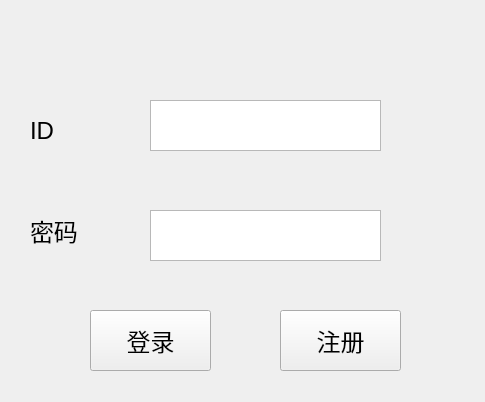
<?xml version="1.0" encoding="UTF-8"?>
<ui version="4.0">
 <class>Login</class>
 <widget class="QWidget" name="Login">
  <property name="geometry">
   <rect>
    <x>0</x>
    <y>0</y>
    <width>485</width>
    <height>402</height>
   </rect>
  </property>
  <property name="windowTitle">
   <string>Form</string>
  </property>
  <widget class="QPushButton" name="login">
   <property name="geometry">
    <rect>
     <x>90</x>
     <y>310</y>
     <width>121</width>
     <height>61</height>
    </rect>
   </property>
   <property name="font">
    <font>
     <family>Arial</family>
     <pointsize>18</pointsize>
    </font>
   </property>
   <property name="text">
    <string>登录</string>
   </property>
  </widget>
  <widget class="QLabel" name="label">
   <property name="geometry">
    <rect>
     <x>30</x>
     <y>100</y>
     <width>131</width>
     <height>61</height>
    </rect>
   </property>
   <property name="font">
    <font>
     <family>Arial</family>
     <pointsize>18</pointsize>
    </font>
   </property>
   <property name="text">
    <string>ID</string>
   </property>
  </widget>
  <widget class="QLabel" name="label_2">
   <property name="geometry">
    <rect>
     <x>30</x>
     <y>200</y>
     <width>131</width>
     <height>61</height>
    </rect>
   </property>
   <property name="font">
    <font>
     <family>Arial</family>
     <pointsize>18</pointsize>
    </font>
   </property>
   <property name="text">
    <string>密码</string>
   </property>
  </widget>
  <widget class="QTextEdit" name="usernamein">
   <property name="geometry">
    <rect>
     <x>150</x>
     <y>100</y>
     <width>231</width>
     <height>51</height>
    </rect>
   </property>
   <property name="font">
    <font>
     <family>Arial</family>
     <pointsize>18</pointsize>
    </font>
   </property>
  </widget>
  <widget class="QTextEdit" name="passwordin">
   <property name="geometry">
    <rect>
     <x>150</x>
     <y>210</y>
     <width>231</width>
     <height>51</height>
    </rect>
   </property>
   <property name="font">
    <font>
     <family>Arial</family>
     <pointsize>18</pointsize>
    </font>
   </property>
  </widget>
  <widget class="QPushButton" name="register_2">
   <property name="geometry">
    <rect>
     <x>280</x>
     <y>310</y>
     <width>121</width>
     <height>61</height>
    </rect>
   </property>
   <property name="font">
    <font>
     <family>Arial</family>
     <pointsize>18</pointsize>
    </font>
   </property>
   <property name="text">
    <string>注册</string>
   </property>
  </widget>
 </widget>
 <resources/>
 <connections/>
</ui>
